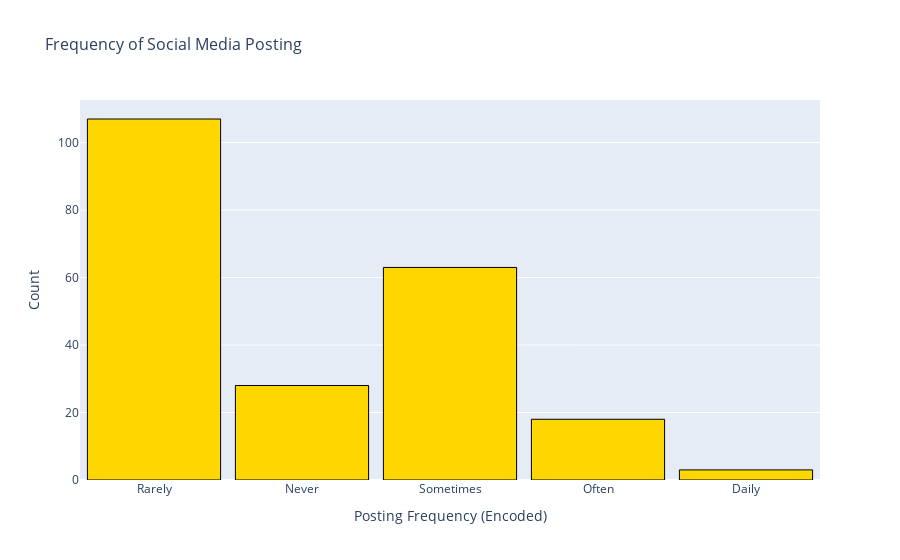

Notebook cell for this chart:
### Markdown cell above
Most of the people have average academic performance with a count of 105 which is approximately 47.94% of the dataset. Least of them has poor academic performance with a count of 42 which is approximately 19.17% of the dataset. The good academic people are of 32.87% of the total people with a count of 72.

### Code cell
# Never (0), Rarely (1), Sometimes (2), Often (3), Daily (4)
fig = px.histogram(df, x='posting_frequency', nbins=5, 
                   title="Frequency of Social Media Posting",
                   color_discrete_sequence=['gold','green'])

# Update layout for better aesthetics
fig.update_traces(marker=dict(line=dict(width=1, color='black')))
fig.update_layout(xaxis_title="Posting Frequency (Encoded)", 
                  yaxis_title="Count", 
                  title_font=dict(size=16),
                  xaxis_title_font=dict(size=14),
                  yaxis_title_font=dict(size=14),
                  bargap=0.1)

# Show the figure
fig.show()

### Figure 1 — Plotly figure (JSON) as saved in the notebook; plotly's stock layout.template omitted (floating-point values rounded to 4 significant figures; data arrays with more than 128 entries replaced by an {"elided": "..."} marker saying what was removed)
{"data": [{"alignmentgroup": "True", "bingroup": "x", "hovertemplate": "posting_frequency=%{x}<br>count=%{y}<extra></extra>", "legendgroup": "", "marker": {"color": "gold", "line": {"color": "black", "width": 1}, "pattern": {"shape": ""}}, "name": "", "nbinsx": 5, "offsetgroup": "", "orientation": "v", "showlegend": false, "type": "histogram", "x": {"elided": "219 str values"}, "xaxis": "x", "yaxis": "y"}], "layout": {"bargap": 0.1, "barmode": "relative", "legend": {"tracegroupgap": 0}, "title": {"font": {"size": 16}, "text": "Frequency of Social Media Posting"}, "xaxis": {"anchor": "y", "domain": [0, 1], "title": {"font": {"size": 14}, "text": "Posting Frequency (Encoded)"}}, "yaxis": {"anchor": "x", "domain": [0, 1], "title": {"font": {"size": 14}, "text": "Count"}}}}
